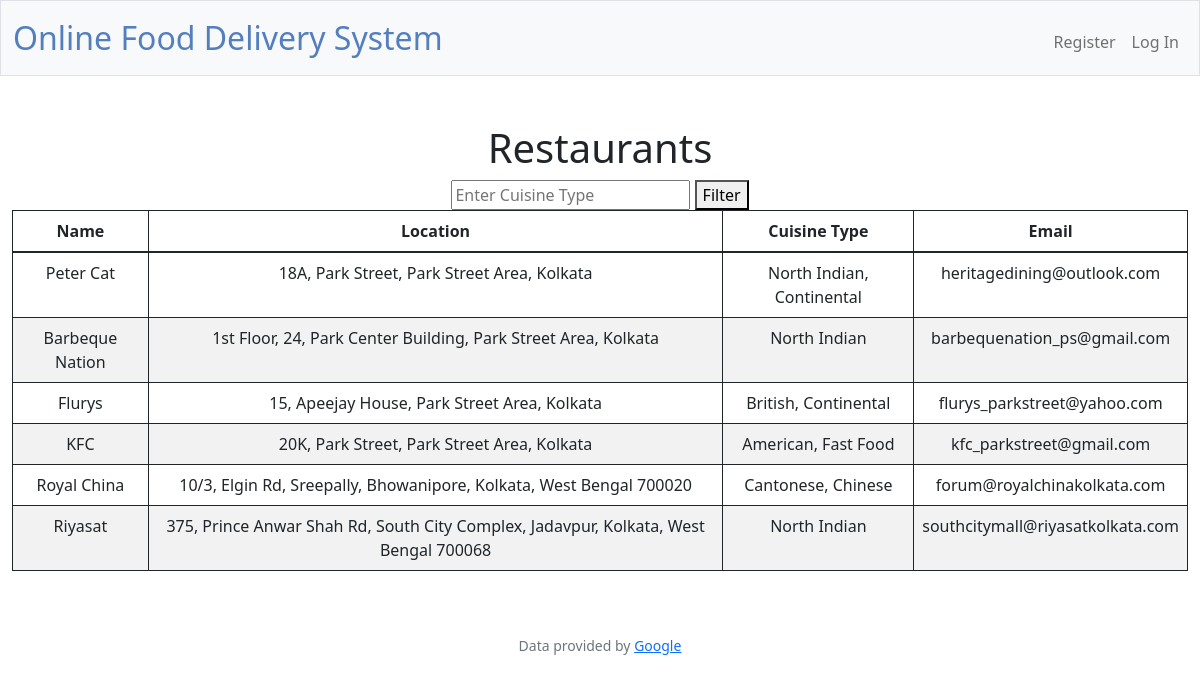
The app's page /restaurants with its own data.
### tables this page shows
CREATE TABLE restaurant (
            r_id INTEGER PRIMARY KEY,
            name VARCHAR(255) NOT NULL,
            location VARCHAR(255) NOT NULL,
            cuisineType VARCHAR(255) NOT NULL,
            password VARCHAR(255) NOT NULL,
            email VARCHAR(255) NOT NULL);

### app.py (the view)
@app.route("/restaurants", methods=["GET", "POST"])
def restaurants_view():
    pattern = "%%"  # This is SQL for 'match any character sequence'
    if request.method == "POST":
        cuisine_type = request.form.get("cuisineType")
        if cuisine_type:  # Check if the cuisine type field is not empty
            pattern = f"%{cuisine_type}%"
    restaurants = db.execute("SELECT * FROM restaurant WHERE cuisineType LIKE ?", (pattern,))
    return render_template("restaurants.html", restaurants=restaurants)

### app.py (called while the page is built)
@app.after_request
def after_request(response):
    response.headers["Cache-Control"] = "no-cache, no-store, must-revalidate"
    response.headers["Expires"] = 0
    response.headers["Pragma"] = "no-cache"
    return response

### templates/restaurants.html (shortened to what this page needs)
{% extends "layout.html" %}
{% block main %}
<h1>Restaurants</h1>
<form action="{{ url_for('restaurants_view') }}" method="post">
    <input type="text" name="cuisineType" placeholder="Enter Cuisine Type" required>
    <button type="submit">Filter</button>
</form>
<table class = "table">
    <thead>
        <tr>
            <th>Name</th>
            <th>Location</th>
            <th>Cuisine Type</th>
            <th>Email</th>
        </tr>
    </thead>
    <tbody>
        {% for restaurant in restaurants %}
        <tr>
            <td>{{ restaurant.name }}</td>
            <td>{{ restaurant.location }}</td>
            <td>{{ restaurant.cuisineType }}</td>
            <td>{{ restaurant.email }}</td>
        </tr>
        {% else %}
        <tr>
            <td colspan="3">No restaurants found.</td>
        </tr>
        {% endfor %}
    </tbody>
</table>
{% endblock %}

### templates/layout.html (shortened to what this page needs)
<!DOCTYPE html>
<html lang="en">
    <head>
        <link href="https://cdn.jsdelivr.net/npm/bootstrap@5.1.3/dist/css/bootstrap.min.css" rel="stylesheet">
        <link href="/static/styles.css" rel="stylesheet">
    </head>
    <body>
        <nav class="bg-light border navbar navbar-expand-md navbar-light">
            <div class="container-fluid">
                <a class="navbar-brand" href="/"><span class="blue">Online Food Delivery System</span></a>
                <div class="collapse navbar-collapse" id="navbar">
                    {% if session["user_id"] %}
                        <ul class="navbar-nav me-auto mt-2">
                            <li class="nav-item"><a class="nav-link" href="/homepage">Homepage</a></li>
                            <li class="nav-item dropdown">
                                <a class="nav-link dropdown-toggle" href="#" id="orderDropdown" role="button" data-bs-toggle="dropdown" aria-expanded="false">
                                    Orders
                                </a>
                                <ul class="dropdown-menu" aria-labelledby="orderDropdown">
                                    <li><a class="dropdown-item" href="/restaurants">View Restaurants</a></li>
                                    <li><a class="dropdown-item" href="/order">Order</a></li>
                                    <li><a class="dropdown-item" href="/offers">View special offers</a></li>
                                    <li><a class="dropdown-item" href="/order_history">History</a></li>
                                    <li><a class="dropdown-item" href="/search_food_item">Search for a particular item</a></li>
                                </ul>
                            </li>
                            <li class="nav-item"><a class="nav-link" href="/my_comments">My comments</a></li>
                            <li class="nav-item dropdown">
                                <a class="nav-link dropdown-toggle" href="#" id="statisticsDropdown" role="button" data-bs-toggle="dropdown" aria-expanded="false">
                                    Statistics
                                </a>
                                <ul class="dropdown-menu" aria-labelledby="statisticsDropdownn">
                                    <li><a class="dropdown-item" href="/select_restaurant_for_stats">Restaurant Statistics</a></li>
                                    <li><a class="dropdown-item" href="/user_stats">User Statistics</a></li>
                                </ul>
                            </li>
                            <li class="nav-item dropdown">
                                <a class="nav-link dropdown-toggle" href="#" id="accountDropdown" role="button" data-bs-toggle="dropdown" aria-expanded="false">
                                    Your account
                                </a>
                                <ul class="dropdown-menu" aria-labelledby="accountDropdownn">
                                    <li><a class="dropdown-item" href="/addcash">Add Cash</a></li>
                                    <li><a class="dropdown-item" href="/withdrawcash">Withdraw Cash</a></li>
                                    <li><a class="dropdown-item" href="/changepwd">Change Password</a></li></li>
                                    <li><a class="dropdown-item" href="/logout">Log Out</a></li>
                                </ul>
                            </li>
                    {% else %}
                        <ul class="navbar-nav ms-auto mt-2">
                            <li class="nav-item"><a class="nav-link" href="/register">Register</a></li>
                            <li class="nav-item"><a class="nav-link" href="/login">Log In</a></li>
                        </ul>
                    {% endif %}
                </div>
            </div>
        </nav>
        <main class="container-fluid py-5 text-center">
            {% block main %}{% endblock %}
        </main>
        <footer class="mb-5 small text-center text-muted">
            Data provided by <a href="https://google.com/">Google</a>
        </footer>
    </body>
</html>

### static/styles.css (style rules this page uses)
nav .navbar-brand { font-size: xx-large; }
nav .navbar-brand .blue { color: #537fbe; }
table, td, th { border: 1px solid; }
td { text-align: center; }
tr:nth-child(even) { background-color: #f2f2f2; }

### records on screen
restaurant: name "Peter Cat", location "18A, Park Street, Park Street Area, Kolkata", cuisineType "North Indian, Continental", email "heritagedining@outlook.com"
restaurant: name "Barbeque Nation", location "1st Floor, 24, Park Center Building, Park Street Area, Kolkata", cuisineType "North Indian", email "barbequenation_ps@gmail.com"
restaurant: name "Flurys", location "15, Apeejay House, Park Street Area, Kolkata", cuisineType "British, Continental", email "flurys_parkstreet@yahoo.com"
restaurant: name "KFC", location "20K, Park Street, Park Street Area, Kolkata", cuisineType "American, Fast Food", email "kfc_parkstreet@gmail.com"
restaurant: name "Royal China", location "10/3, Elgin Rd, Sreepally, Bhowanipore, Kolkata, West Bengal 700020", cuisineType "Cantonese, Chinese", email "forum@royalchinakolkata.com"
restaurant: name "Riyasat", location "375, Prince Anwar Shah Rd, South City Complex, Jadavpur, Kolkata, West Bengal 700068", cuisineType "North Indian", email "southcitymall@riyasatkolkata.com"
